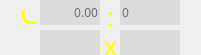
   <widget class="QFrame" name="fCenterRatioC">
    <property name="geometry">
     <rect>
      <x>350</x>
      <y>180</y>
      <width>201</width>
      <height>55</height>
     </rect>
    </property>
    <property name="frameShape">
     <enum>QFrame::NoFrame</enum>
    </property>
    <property name="frameShadow">
     <enum>QFrame::Raised</enum>
    </property>
    <property name="lineWidth">
     <number>-4</number>
    </property>
    <widget class="QLabel" name="lRatioCColon">
     <property name="geometry">
      <rect>
       <x>100</x>
       <y>1</y>
       <width>21</width>
       <height>31</height>
      </rect>
     </property>
     <property name="font">
      <font>
       <family>Arial Unicode MS</family>
       <pointsize>21</pointsize>
       <weight>50</weight>
       <bold>false</bold>
      </font>
     </property>
     <property name="styleSheet">
      <string notr="true">color:rgb(255, 255, 0)</string>
     </property>
     <property name="text">
      <string>:</string>
     </property>
     <property name="alignment">
      <set>Qt::AlignCenter</set>
     </property>
    </widget>
    <widget class="QLabel" name="lRatioCText">
     <property name="geometry">
      <rect>
       <x>20</x>
       <y>10</y>
       <width>21</width>
       <height>23</height>
      </rect>
     </property>
     <property name="font">
      <font>
       <family>Arial Unicode MS</family>
       <pointsize>22</pointsize>
       <weight>50</weight>
       <bold>false</bold>
      </font>
     </property>
     <property name="styleSheet">
      <string notr="true">color:rgb(255, 255, 0)</string>
     </property>
     <property name="text">
      <string>C</string>
     </property>
     <property name="alignment">
      <set>Qt::AlignBottom|Qt::AlignLeading|Qt::AlignLeft</set>
     </property>
    </widget>
    <widget class="QLineEdit" name="leRatioFLCLeft">
     <property name="geometry">
      <rect>
       <x>40</x>
       <y>0</y>
       <width>60</width>
       <height>25</height>
      </rect>
     </property>
     <property name="font">
      <font>
       <family>Arial Unicode MS</family>
       <weight>50</weight>
       <bold>false</bold>
      </font>
     </property>
     <property name="styleSheet">
      <string notr="true">background-color: rgb(220,220,220);
color: rgb(0, 0, 0);
</string>
     </property>
     <property name="text">
      <string/>
     </property>
     <property name="frame">
      <bool>false</bool>
     </property>
     <property name="alignment">
      <set>Qt::AlignRight|Qt::AlignTrailing|Qt::AlignVCenter</set>
     </property>
     <property name="placeholderText">
      <string>0.00</string>
     </property>
    </widget>
    <widget class="QLineEdit" name="leRatioFLCRight">
     <property name="geometry">
      <rect>
       <x>120</x>
       <y>0</y>
       <width>60</width>
       <height>25</height>
      </rect>
     </property>
     <property name="font">
      <font>
       <family>Arial Unicode MS</family>
       <weight>50</weight>
       <bold>false</bold>
      </font>
     </property>
     <property name="styleSheet">
      <string notr="true">background-color: rgb(220,220,220);
color: rgb(0, 0, 0);
</string>
     </property>
     <property name="frame">
      <bool>false</bool>
     </property>
     <property name="cursorPosition">
      <number>0</number>
     </property>
     <property name="placeholderText">
      <string>0</string>
     </property>
    </widget>
    <widget class="QLineEdit" name="leFLCWidth">
     <property name="geometry">
      <rect>
       <x>40</x>
       <y>30</y>
       <width>60</width>
       <height>25</height>
      </rect>
     </property>
     <property name="font">
      <font>
       <family>Arial Unicode MS</family>
       <weight>50</weight>
       <bold>false</bold>
      </font>
     </property>
     <property name="styleSheet">
      <string notr="true">background-color: rgb(220,220,220);
color: rgb(0, 0, 0);
</string>
     </property>
     <property name="text">
      <string/>
     </property>
     <property name="frame">
      <bool>false</bool>
     </property>
     <property name="alignment">
      <set>Qt::AlignRight|Qt::AlignTrailing|Qt::AlignVCenter</set>
     </property>
    </widget>
    <widget class="QLineEdit" name="leFLCHeight">
     <property name="geometry">
      <rect>
       <x>120</x>
       <y>30</y>
       <width>60</width>
       <height>25</height>
      </rect>
     </property>
     <property name="font">
      <font>
       <family>Arial Unicode MS</family>
       <weight>50</weight>
       <bold>false</bold>
      </font>
     </property>
     <property name="styleSheet">
      <string notr="true">background-color: rgb(220,220,220);
color: rgb(0, 0, 0);
</string>
     </property>
     <property name="frame">
      <bool>false</bool>
     </property>
     <property name="cursorPosition">
      <number>0</number>
     </property>
    </widget>
    <widget class="QLabel" name="lFLCX">
     <property name="geometry">
      <rect>
       <x>100</x>
       <y>30</y>
       <width>21</width>
       <height>31</height>
      </rect>
     </property>
     <property name="font">
      <font>
       <family>Arial Unicode MS</family>
       <pointsize>21</pointsize>
       <weight>50</weight>
       <bold>false</bold>
      </font>
     </property>
     <property name="styleSheet">
      <string notr="true">color:rgb(255, 255, 0)</string>
     </property>
     <property name="text">
      <string>x</string>
     </property>
     <property name="alignment">
      <set>Qt::AlignCenter</set>
     </property>
    </widget>
   </widget>
